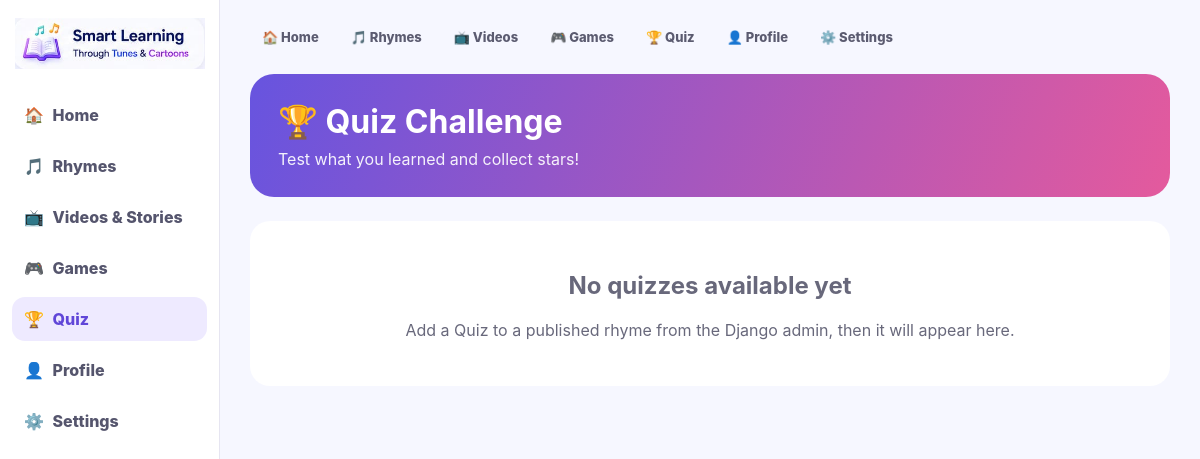
/quizzes/ (signed in), run on an earlier commit of the app's database.
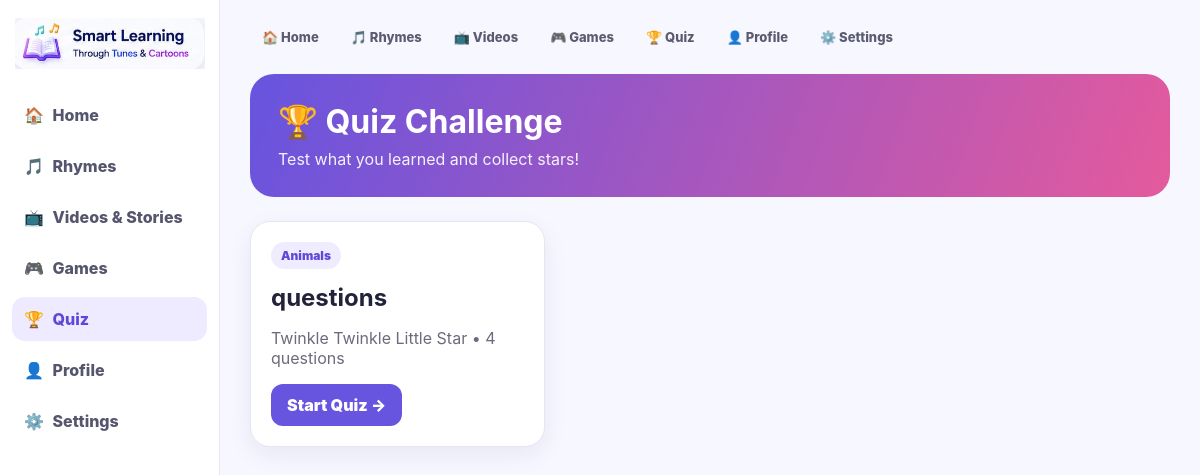
And on a later commit of the database.
### quizzes/models.py (models this page shows, shortened)
class Quiz(models.Model):
    rhyme = models.OneToOneField(
        Rhyme,
        on_delete=models.CASCADE,
        related_name="quiz",
    )
    title = models.CharField(max_length=150)
    passing_score_pct = models.PositiveIntegerField(default=60)
    @property
    def question_count(self):
        return self.questions.count()

### rhymes/models.py (models this page shows, shortened)
class Rhyme(models.Model):
    DIFFICULTY_CHOICES = [
        ("easy", "Easy"),
        ("medium", "Medium"),
        ("hard", "Hard"),
    ]
    title = models.CharField(max_length=150)
    slug = models.SlugField(max_length=170, unique=True)
    category = models.ForeignKey(Category, on_delete=models.CASCADE, related_name="rhymes")
    description = models.TextField(blank=True)
    lyrics = models.TextField(help_text="Lyrics displayed for the learner.")
    video_file = models.FileField(upload_to="rhymes/videos/", blank=True, null=True)
    external_video_url = models.URLField(
        blank=True,
        help_text="Optional embeddable video URL when a local upload is not used.",
    )
    audio_file = models.FileField(upload_to="rhymes/audio/", blank=True, null=True)
    thumbnail = models.ImageField(upload_to="rhymes/thumbnails/", blank=True, null=True)
    duration_seconds = models.PositiveIntegerField(default=60)
    difficulty = models.CharField(max_length=10, choices=DIFFICULTY_CHOICES, default="easy")
    order = models.PositiveIntegerField(default=0)
    is_published = models.BooleanField(default=True)
    created_at = models.DateTimeField(auto_now_add=True)
    class Meta:
        ordering = ["category__order", "order", "title"]
        indexes = [
            models.Index(fields=["is_published", "category"]),
            models.Index(fields=["difficulty", "is_published"]),
        ]

class Category(models.Model):
    name = models.CharField(max_length=80, unique=True)
    icon_emoji = models.CharField(max_length=8, default="🎵")
    order = models.PositiveIntegerField(default=0)
    class Meta:
        ordering = ["order", "name"]
        verbose_name_plural = "Categories"

### quizzes/views.py (the view)
# urls.py: path("", views.quiz_list, name="list"),
@learner_required
def quiz_list(request):
    quizzes = (
        Quiz.objects
        .select_related("rhyme", "rhyme__category")
        .prefetch_related("questions")
        .filter(rhyme__is_published=True)
        .order_by(
            "rhyme__category__order",
            "rhyme__order",
            "title",
        )
    )
    return render(
        request,
        "quizzes/quiz_list.html",
        {
            "quizzes": quizzes,
        },
    )

### accounts/models.py (called while the page is built)
    @property
    def is_learner(self):
        return self.account_type == "learner"

### templates/quizzes/quiz_list.html (shortened to what this page needs)
{% load static %}
<!DOCTYPE html>
<html lang="en">
<head>
</head>
<body>
<div class="app">
    <aside class="sidebar">
        <a class="side-logo" href="{% url 'core:home' %}">
            <img
                src="{% static 'img/reference/logo.png' %}"
                alt="Smart Learning"
            >
        </a>
        <nav class="menu">
            <a href="{% url 'core:home' %}">
                <span class="mi">🏠</span>
                Home
            </a>
            <a href="{% url 'rhymes:list' %}">
                <span class="mi">🎵</span>
                Rhymes
            </a>
            <a href="{% url 'core:videos' %}">
                <span class="mi">📺</span>
                Videos &amp; Stories
            </a>
            <a href="{% url 'core:games' %}">
                <span class="mi">🎮</span>
                Games
            </a>
            <a
                class="active"
                href="{% url 'quizzes:list' %}"
            >
                <span class="mi">🏆</span>
                Quiz
            </a>
            <a href="{% url 'core:profile' %}">
                <span class="mi">👤</span>
                Profile
            </a>
            <a href="{% url 'core:settings' %}">
                <span class="mi">⚙️</span>
                Settings
            </a>
        </nav>
    </aside>
    <main class="main">
        <nav class="topnav">
            <a href="{% url 'core:home' %}">
                🏠 Home
            </a>
            <a href="{% url 'rhymes:list' %}">
                🎵 Rhymes
            </a>
            <a href="{% url 'core:videos' %}">
                📺 Videos
            </a>
            <a href="{% url 'core:games' %}">
                🎮 Games
            </a>
            <a href="{% url 'quizzes:list' %}">
                🏆 Quiz
            </a>
            <a href="{% url 'core:profile' %}">
                👤 Profile
            </a>
            <a href="{% url 'core:settings' %}">
                ⚙️ Settings
            </a>
        </nav>
        <section class="hero">
            <h1>
                🏆 Quiz Challenge
            </h1>
            <p>
                Test what you learned and collect stars!
            </p>
        </section>
        {% if quizzes %}
            <div class="quiz-grid">
                {% for quiz in quizzes %}
                    <article class="card">
                        <span class="badge">
                            {{ quiz.rhyme.category.name|default:'Learning' }}
                        </span>
                        <h2>
                            {{ quiz.title }}
                        </h2>
                        <p>
                            {{ quiz.rhyme.title }}
                            •
                            {{ quiz.question_count }}
                            questions
                        </p>
                        <a
                            class="start"
                            href="{% url 'quizzes:start' slug=quiz.rhyme.slug %}"
                        >
                            Start Quiz →
                        </a>
                    </article>
                {% endfor %}
            </div>
        {% else %}
            <div class="empty">
                <h2>
                    No quizzes available yet
                </h2>
                <p>
                    Add a Quiz to a published rhyme from
                    the Django admin, then it will appear here.
                </p>
            </div>
        {% endif %}
    </main>
</div>
</body>
</html>

What changed in the data, as far as the page shows it:
added Quiz: rhyme.category.name "Animals", title "questions", rhyme "Twinkle Twinkle Little Star", question_count "4"
Also different on the page:
text no longer shown: "No quizzes available yet Add a Quiz to a published rhyme from the Django admin, then it will appear here."
